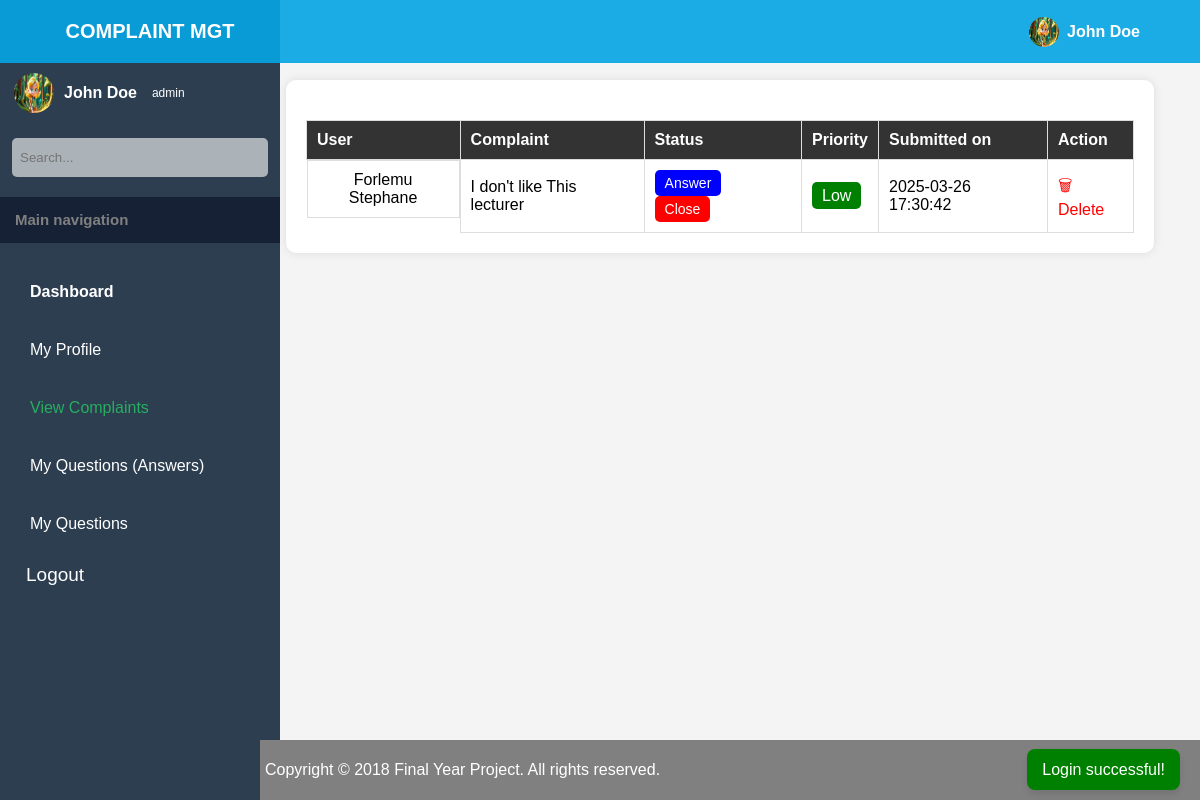
The app's page /php/admin/view-complaints.php?success=not-found (signed in) with its own data.
### tables this page shows
CREATE TABLE `complaints` (
  `id` int(11) NOT NULL,
  `studentID` int(11) NOT NULL,
  `description` text NOT NULL,
  `created_at` timestamp NOT NULL DEFAULT current_timestamp(),
  `email` varchar(500) NOT NULL,
  `names` varchar(500) NOT NULL,
  `department` varchar(500) NOT NULL,
  `priority` varchar(500) NOT NULL
);

### php/admin/view-complaints.php (the view, shortened to what this page needs)
<?php
require_once '../database-connection.php';
$name = $_SESSION['name'];
$sql = "SELECT complaints.*, `sign up`.names AS names FROM complaints JOIN `sign up` ON complaints.studentID = `sign up`.id  ORDER BY complaints.created_at DESC";
$result = $conn->query($sql);
?>
<!DOCTYPE html>
<html lang="en">
<head>
    <link rel="stylesheet" href='../../styles/student-dashboard.css'>
    <link rel="stylesheet" href='../../styles/admin-dashboard.css'>
    <link rel="stylesheet" href="https://cdn.hugeicons.com/font/hgi-stroke-rounded.css" />
</head>
<body>
    <div class="container">
        <div class='nav-bar'>
            <p class='logo'> Complaint mgt </p>
            <i class="menu-icon hgi hgi-stroke hgi-menu-01"></i>
            <div class='profile'>
                <img src="../../assets/images/profile-image.png" class="" alt="User">
                <p class='profile-name'> <?php echo htmlspecialchars($name) ?> </p>
            </div>
        </div>
        <div class='main-content-container'>
            <aside class="sidebar">
                <div class="user-info">
                    <img src="../../assets/images/profile-image.png" class="avatar" alt="User">
                    <div>
                        <p class="username"><?php echo htmlspecialchars($name) ?></p>
                        <p style="font-size: 12px;"> admin </p>
                    </div>
                </div>
                <div class='search-box'>
                    <input type="text" placeholder="Search...">
                    <i class="search-icon hgi hgi-stroke hgi-search-01"></i>
                </div>
                <div class='main-navigation'>
                    <h1>Main navigation</h1>
                </div>
                <nav class="nav-menu">
                    <div class='menu-list'>
                        <div>
                            <a href="#" class="active">Dashboard</a>
                        </div>
                    </div>
                    <div class='menu-list'>
                        <div>
                            <a href="#">My Profile</a>
                        </div>
                    </div>
                    <div class='menu-list'>
                        <div>
                            <a href="view-complaints.php" class="highlight">View Complaints</a>
                        </div>
                    </div>
                    <div class='menu-list'>
                        <div>
                            <a href="complaint-reply.php">My Questions (Answers)</a>
                        </div>
                    </div>
                    <div class='menu-list'>
                        <div>
                            <a href="#">My Questions</a>
                        </div>
                    </div>
                    <a href="../logout.php" style="display: flex; align-items: center; width: 100%; text-decoration: none; color: white;" class="menu-list">
                        <div>
                            <button style="background-color: transparent; border: none; color: white; font-size: 19px;"> Logout </button>
                        </div>
                    </a>
                </nav>
            </aside>
            <main class="main-content">
                <div id="toast"></div>
                <div class="complaint-container">
                    <table>
                        <thead>
                            <tr>
                                <th>User</th>
                                <th>Complaint</th>
                                <th>Status</th>
                                <th>Priority</th>
                                <th>Submitted on</th>
                                <th>Action</th>
                            </tr>
                        </thead>
                        <tbody>
                            <?php while ($row = $result->fetch_assoc()): ?>
                                <tr>
                                    <td style="display: flex; flex-direction: column; align-items: center"><i class="icon hgi hgi-stroke hgi-user"></i><span style="text-align: center; width: 100%;"><?= htmlspecialchars($row['names']) ?></span></td>
                                    <td><?= htmlspecialchars($row['description']) ?></td>
                                    <td><a class="status-btn status-answer" href="complaint-reply.php?studentID=<?= htmlspecialchars($row['studentID']) ?>">Answer</a> <span class="status-btn status-close">Close</span></td>
                                    <td><span class="priority-average"><?= htmlspecialchars($row['priority']) ?></span></td>
                                    <td><?= htmlspecialchars($row['created_at']) ?></td>
                                    <td><a class='delete-btn' href="delete-complaint.php?studentID=<?= htmlspecialchars($row['studentID']) ?>">🗑 Delete</a></td>
                                </tr>
                            <?php endwhile; ?>
                        </tbody>
                    </table>
                </div>
                <footer style="width: 100%; position: fixed; bottom: 0; background-color: gray; padding: 5px; color: white;">
                    <p>Copyright &copy; 2018 <span class="bold">Final Year Project</span>. All rights reserved.</p>
                </footer>
            </main>
        </div>
</body>
</html>

### styles/student-dashboard.css (style rules this page uses)
body { margin: 0; font-family: Arial, sans-serif; display: flex; height: 100vh; background-color: #f4f4f4; }
.container { width: 100%; display: flex; flex-direction: column; }
.main-content-container { display: flex; width: 100%; }
.nav-bar { width: 100%; background-color: rgba(5, 165, 228, 0.904); display: flex; align-items: center; z-index: 999; position: fixed; top: 0; }
.nav-bar .logo { text-transform: uppercase; color: white; font-size: 20px; font-weight: 600; text-align: center; width: 300px; }
.nav-bar .profile { width: 70%; display: flex; gap: 8px; justify-content: end; align-items: center; cursor: pointer; }
.profile img { width: 30px; height: 30px; border-radius: 50%; }
.profile-name { color: white; font-weight: 600; }
.nav-bar .menu-icon { color: white; width: 30px; height: 30px; cursor: pointer; padding: 5px; display: grid; place-content: center; border-radius: 5px; transition: all 360ms ease-in-out; }
.sidebar { width: 280px; background: #2c3e50; color: white; padding: 20px 0; overflow: auto; display: flex; flex-direction: column; position: fixed; align-items: center; top: 0; height: 100%; transition: all 360ms ease-in-out; }
#toast { display: none; position: fixed; bottom: 10px; right: 20px; z-index: 1000; background-color: green; color: white; align-items: center; justify-content: center; text-align: center; padding: 8px 15px; width: fit-content; height: 25px; border-radius: 8px; box-shadow: 0 4px 6px rgba(0, 0, 0, 0.1); transition: all 360ms ease-in-out; }
.user-info { display: flex; align-items: center; margin-bottom: 20px; margin-top: 3em; width: 90%; cursor: pointer; padding: 0 5px; }
.user-info img { width: 40px; height: 40px; border-radius: 50%; }
.user-info div { display: flex; align-items: center; gap: 15px; }
.avatar { width: 60px; height: 60px; border-radius: 50%; margin-right: 10px; }
.username { font-weight: bold; color: white; }
.search-box { display: flex; align-items: center; border-radius: 5px; border: none; width: 90%; margin-bottom: 20px; background-color: rgba(245, 245, 245, 0.63); padding-right: 4px; }
.search-box input { width: 100%; padding: 12px 8px; background-color: transparent; border: none; outline: none; }
.search-box .search-icon { width: 15px; height: 15px; padding: 8px; border-radius: 5px; transition: all 360ms ease-in-out; display: grid; place-content: center; cursor: pointer; }
.search-box::placeholder { color: white; }
.main-navigation { width: 100%; background-color: rgba(2, 2, 24, 0.473); padding: 2px 0; }
.main-navigation h1 { font-size: 15px; color: gray; padding: 0 15px; }
.nav-menu { width: 100%; margin-top: 15px; }
.nav-menu .menu-list { margin-top: 10px; width: 100%; padding: 5px 0px; }
.menu-list div { display: flex; align-items: center; gap: 3px; }
.nav-menu .menu-list a { padding: 10px; color: white; text-decoration: none; }
.menu-list div { padding-left: 10px; }
.nav-menu a.active { font-weight: bold; }
.nav-menu a.highlight { color: #27ae60; }
.main-content { padding: 20px; margin-left: 20%; margin-top: 5%; width: 100%; transition: all 360ms ease-in-out; }
.sidebar { width: 280px; transition: width 0.3s ease-in-out; overflow: hidden; }
.sidebar .menu-list div { display: flex; align-items: center; gap: 10px; }
.nav-bar .menu-icon { position: absolute; left: 300px; transition: left 0.3s ease-in-out; }

### php/admin/view-complaints.php (style rules this page uses)
.complaint-container { width: 90%; max-width: 1000px; margin: auto; background: white; padding: 20px; border-radius: 10px; box-shadow: 0px 0px 10px rgba(0, 0, 0, 0.1); }
table { width: 100%; border-collapse: collapse; margin-top: 20px; }
th, td { border: 1px solid #ddd; padding: 10px; text-align: left; }
th { background-color: #333; color: white; }
.status-btn { display: inline-block; padding: 5px 10px; font-size: 14px; border-radius: 5px; cursor: pointer; text-decoration: none; margin-right: 5px; }
.status-answer { background-color: blue; color: white; }
.status-close { background-color: red; color: white; }
.priority-average { background-color: green; color: white; padding: 5px 10px; border-radius: 5px; }
.delete-btn { color: red; cursor: pointer; text-decoration: none; }

### records on screen
complaints: studentID.Names "Forlemu Stephane", description "I don't like This lecturer", priority "Low", created_at "2025-03-26 17:30:42"

### other values on screen
$name "John Doe"
